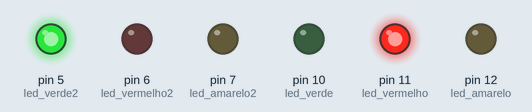
Simulated run of this sketch. Board: Arduino Uno, built with avr-gcc and run on an emulated ATmega328P. Shown: output pins drawn as LEDs (lit = HIGH).

Above: at 2.0 s.
At 4.7 s:
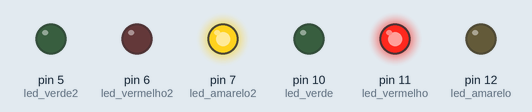
At 7.5 s:
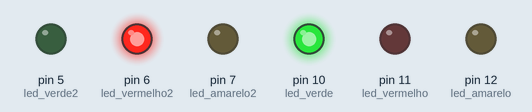
At 10.2 s:
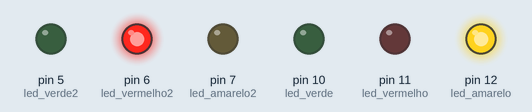
Timing chart, 0 to 14.3 s (numbered marks = the images above):
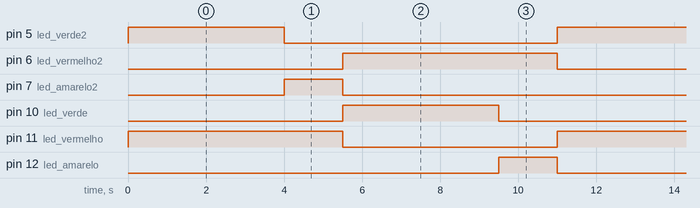

The sketch:

semaforo-a.ino
```cpp
const int led_vermelho = 11;
const int led_verde = 10;
const int led_amarelo = 12;

const int led_vermelho2 = 6;
const int led_verde2 = 5;
const int led_amarelo2 = 7;

char led;

void setup()
{
  pinMode(led_vermelho, OUTPUT);
  pinMode(led_verde, OUTPUT);
  pinMode(led_amarelo, OUTPUT);
  pinMode(led_vermelho2, OUTPUT);
  pinMode(led_verde2, OUTPUT);
  pinMode(led_amarelo2, OUTPUT);
}

void loop()
{
  digitalWrite(led_vermelho, HIGH);
  digitalWrite(led_verde2, HIGH);
  delay(4000);

  digitalWrite(led_verde2, LOW);
  digitalWrite(led_amarelo2, HIGH);
  delay(1500);
  digitalWrite(led_amarelo2, LOW);
  digitalWrite(led_vermelho2, HIGH);

  digitalWrite(led_vermelho, LOW);
  digitalWrite(led_verde, HIGH);
  delay(4000);
  digitalWrite(led_verde, LOW);
  digitalWrite(led_amarelo, HIGH);
  delay(1500);
  digitalWrite(led_amarelo, LOW);
  digitalWrite(led_vermelho2, LOW);
}
```

Measured:
- by itself, pin 5 (led_verde2), pin 10 (led_verde): alternates HIGH for 4.0 s and LOW for 7.0 s
- by itself, pin 6 (led_vermelho2), pin 11 (led_vermelho): alternates HIGH for 5.5 s and LOW for 5.5 s
- by itself, pin 7 (led_amarelo2), pin 12 (led_amarelo): alternates HIGH for 1.5 s and LOW for 9.5 s
